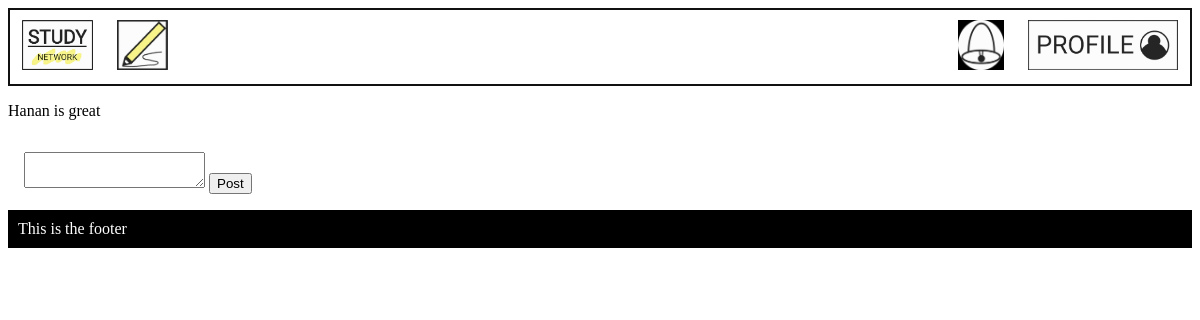
Before: /comment/54 (signed in) with the older database file.
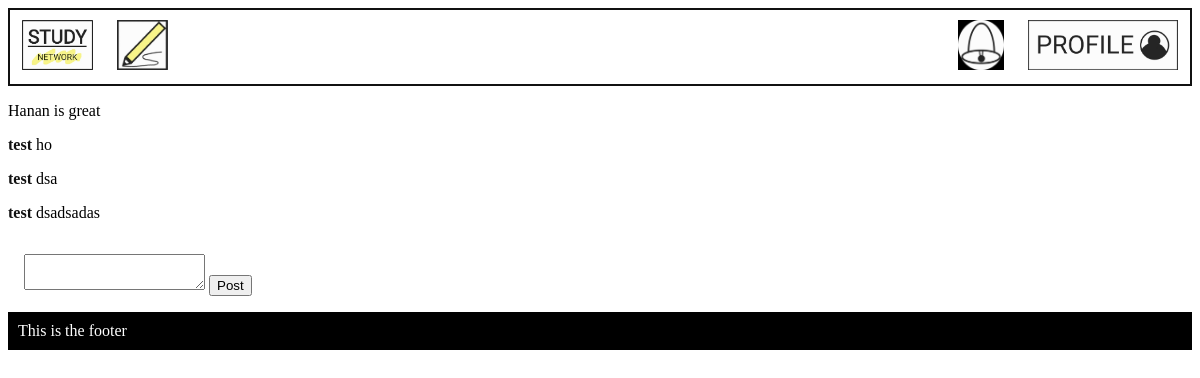
After: the same page with the newer database file.
### models.py (models this page shows)
class Post(db.Model):
    __tablename__ = 'Post'
    id = db.Column(db.Integer, primary_key=True)
    title = db.Column(db.Text)
    discussion = db.Column(db.Text)
    date = db.Column(db.Integer)
    comments = db.Column(db.Integer)
    user_id = db.Column(db.Integer, db.ForeignKey('User.id'))
    post_user = db.relationship('User', back_populates='user_post')
    replies_post = db.relationship('Reply', secondary=PostReply, back_populates='posts_reply')
    categories_post = db.relationship('Category', secondary=PostCategory, back_populates='posts_category')
    notifications_post = db.relationship('Notification', back_populates='posts_notification')
    posts = db.relationship('Comment', back_populates='user')

class Comment(db.Model):
    __tablename__ = 'Comment'
    id = db.Column(db.Integer, primary_key=True)
    Post_id = db.Column(db.Integer, db.ForeignKey('Post.id'), nullable = False)
    User_id = db.Column(db.Integer, db.ForeignKey('User.id'), nullable = False)
    comment = db.Column(db.Text, nullable = False)
    user = db.relationship('Post', back_populates='posts')
    post = db.relationship('User', back_populates='users')

class User(db.Model):
    __tablename__ = 'User'
    id = db.Column(db.Integer, primary_key=True)
    username = db.Column(db.Text)
    email = db.Column(db.Text)
    password = db.Column(db.Text)
    user_post = db.relationship('Post', back_populates='post_user')
    notifications_user = db.relationship('Notification', back_populates='users_notification')
    users = db.relationship('Comment', back_populates='post')

### main.py (the view, shortened to what this page needs)
@app.route('/comment/<int:id>', methods=['GET', 'POST'])
def comment(id):
    form = Comment()
    post_info = db.session.query(models.Post).filter_by(id = id).first()
    user_info = db.session.query(models.User).filter_by(id = session['logged_in_user']).first()
    comments = db.session.query(models.Comment).filter_by(Post_id = id).all()
    if g.logged_in_user == None:
        return redirect(url_for('user'))
    elif request.method == 'GET':# display all the comments in the post
        if comments == Null:
            return render_template('comment.html', form=form, post_info=post_info)
        else:
            return render_template('comment.html', form=form, comments=comments, post_info=post_info)

### forms.py
class Comment(FlaskForm):
    comment = TextAreaField('Write your comment or reply here', validators=[DataRequired()])

### main.py (called while the page is built)
@app.before_request
def before_request():
    g.logged_in_user = None
    if 'logged_in_user' in session:
        g.logged_in_user = session['logged_in_user']

### templates/comment.html (shortened to what this page needs)
{% extends 'layout.html' %}
{% block content %}
<p>{{ post_info.discussion }}</p>
{% for comment in comments %}
    <p><a class="name"href="/profile/{{comment.post.id}}"><strong>{{comment.post.username}}</strong></a> {{ comment.comment }}</p>
{% endfor %}
<form method="POST" enctype="multipart/form-data">
    {{ form.comment }}
    <input type="submit" value="Post">
</form>
{% endblock %}

### templates/layout.html (shortened to what this page needs)
<!DOCTYPE html>
<html>
    <head>
        <link rel="stylesheet" href="/static/css/style.css">
    </head>
    <body>
        {% include 'nav.html' %}
        {% block content %}{% endblock %}
        {% include 'footer.html' %}
    </body>
</html>

### templates/nav.html
<nav>
<ul>
    <li><a href="/"><img src="/static/logo/Study_network - Copy.jpg"></a></li>
    <li><a href="/post"><img src="/static/logo/KakaoTalk_20210729_123828148_01.jpg"></a></li>
    {% if g.logged_in_user %}
        <li style = "float:right"><a class="logged_in" href="/profile/{{g.logged_in_user}}"><img src="/static//logo/KakaoTalk_20210802_114208981.jpg"></a></li>
    {% else %}
        <li style = "float:right"></listyle><a class="logged_in" href="/user"><img src="/static/logo/KakaoTalk_20210802_113545184.jpg"></a></li>
    {% endif %}
    <li style = "float:right"><a href="/noti"><img src="/static/logo/KakaoTalk_20210729_123828148_02.jpg"></a></li>
</ul>
</nav>

### templates/footer.html
<footer>
    This is the footer
</footer>

### static/css/style.css (style rules this page uses)
a { text-decoration: none; color: #111; }
nav ul { list-style-type: none; margin: 0; padding: 0; overflow: hidden; background-color: white; border: 2px solid #111; }
nav li:not(.logged_in) { float: left; }
nav li a { display: block; color: black; text-align: center; padding: 10px 12px; text-decoration: none; }
nav li a img { width: 100%; height: 50px; }
footer { list-style-type: none; margin: 0; padding: 10px; overflow: hidden; background-color: black; color: white; }
form { padding: 16px; }

Changed rows visible on the page:
added Comment: post.username "test", comment "ho"
added Comment: post.username "test", comment "dsa"
added Comment: post.username "test", comment "dsadsadas"
